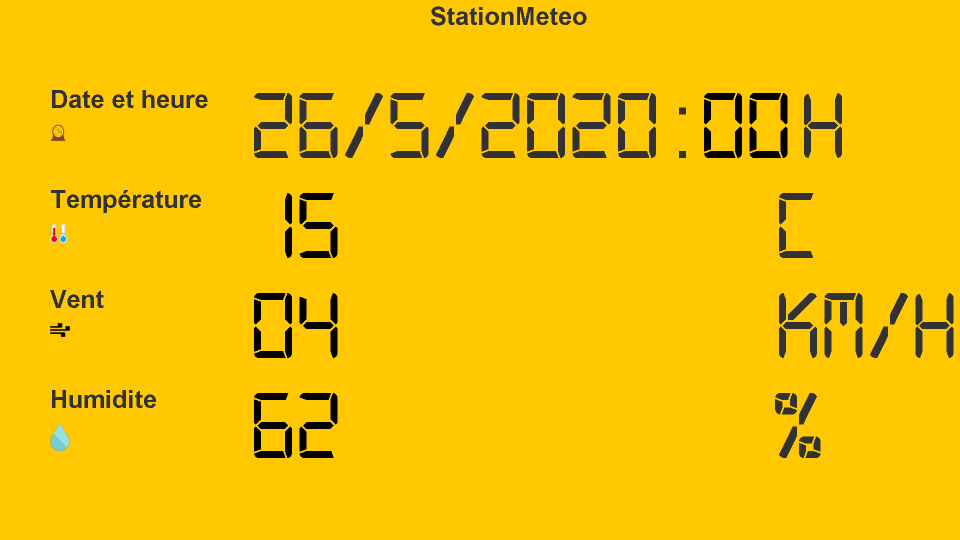
%> input picture Ressources/images/screen0.png, 1920 x 1080 px (shown at 1/2 size)
$ octave --eval "result = remplissage2;"   (GNU Octave 9; MATLAB toolbox functions it lacks are replaced by stand-ins)
%> lines starting %> are read from the running program, lines starting %| are printed output that depends on the picture; in (x1, y1, x2, y2) boxes, pixels count from 0 and x2, y2 are one past the last pixel; in counts of white or black regions, pixels touching at a corner belong together; the program's own positions count from 1
### matlab/binarize.m
%% Fonction permettant de binariser une image à l'aides fonctions matlab rgb2gray et imbinarize
% return image_bin : image binarisée


function image_finale = binarize(image)

image_gray = rgb2gray(image); % Transforme l'image couleur par une image grayscale

image_bin = imbinarize(image_gray, 0.1);% Binarize l'image grayscale

image_finale = double(imcomplement((image_bin)));

end

### matlab/remplissage2.m
%% Créer la structure avec les images à analyser :

function screen = remplissage2()
a1=double(binarize(imread('screen0.png')));
%> in binarize, `image_bin = imbinarize(image_gray, 0.1);% Binarize l'image grayscale`:
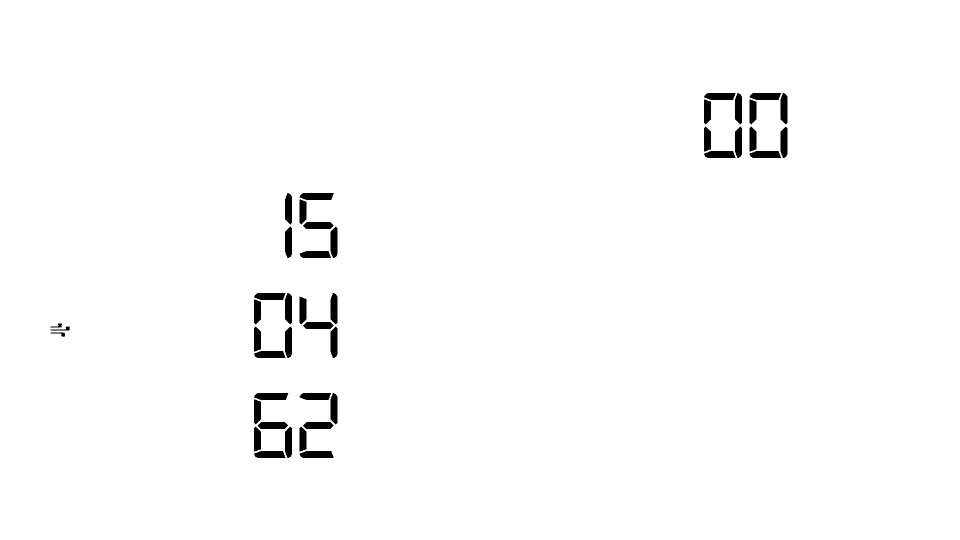
%> image_bin: size 1080x1920 logical (shown at 1/2 size); 98.6% white; 43 black regions, largest, box (x1, y1, x2, y2) and area: (599, 386, 668, 400) 866, (508, 786, 577, 800) 866, (599, 902, 667, 916) 866
a2=double(binarize(imread('screen1.png')));
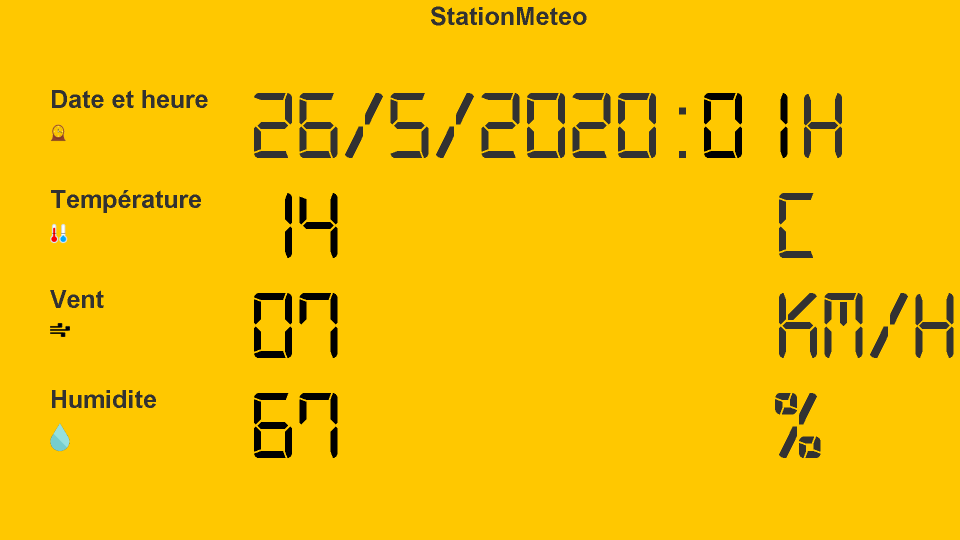
%> input picture Ressources/images/screen1.png, 1920 x 1080 px (shown at 1/2 size)
%> in binarize (call 2), `image_bin = imbinarize(image_gray, 0.1);% Binarize l'image grayscale`: image_bin: size 1080x1920 logical; 98.8% white; 37 black regions, largest, box (x1, y1, x2, y2) and area: (508, 786, 577, 800) 866, (1408, 302, 1471, 316) 791, (508, 702, 571, 716) 791
a3=double(binarize(imread('screen2.png')));
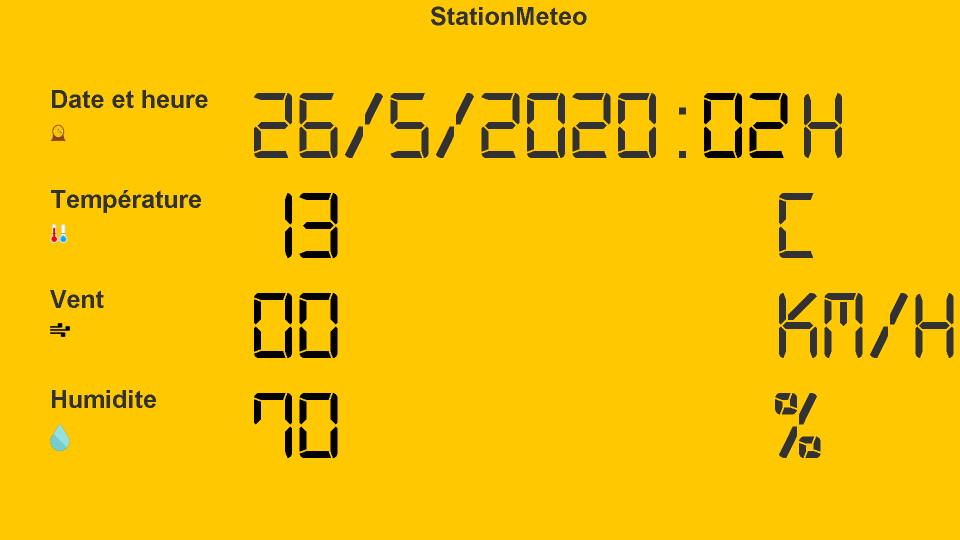
%> input picture Ressources/images/screen2.png, 1920 x 1080 px (shown at 1/2 size)
%> in binarize (call 3), `image_bin = imbinarize(image_gray, 0.1);% Binarize l'image grayscale`: image_bin: size 1080x1920 logical; 98.6% white; 43 black regions, largest, box (x1, y1, x2, y2) and area: (1499, 302, 1567, 316) 866, (1408, 302, 1471, 316) 791, (599, 502, 662, 516) 791
a4=double(binarize(imread('screen3.png')));
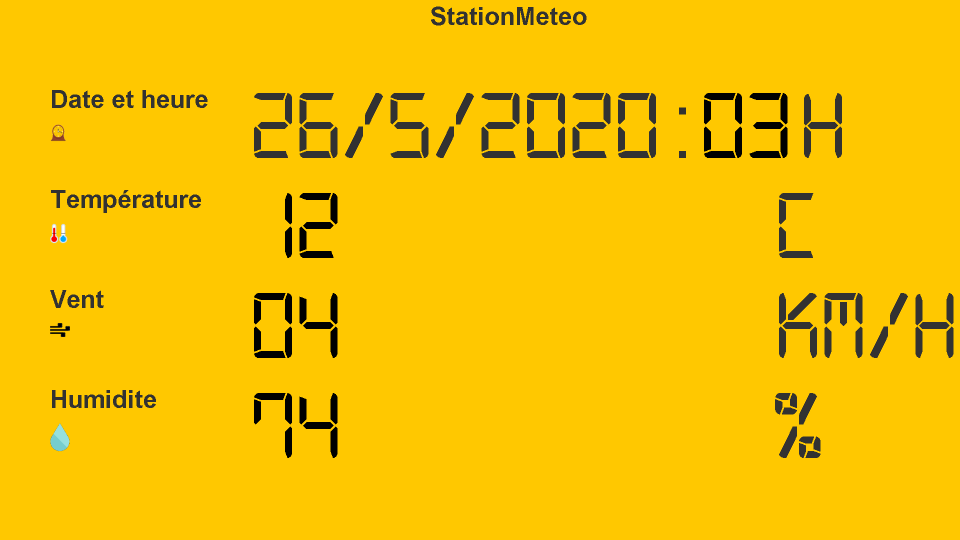
%> input picture Ressources/images/screen3.png, 1920 x 1080 px (shown at 1/2 size)
%> in binarize (call 4), `image_bin = imbinarize(image_gray, 0.1);% Binarize l'image grayscale`: image_bin: size 1080x1920 logical; 98.7% white; 39 black regions, largest, box (x1, y1, x2, y2) and area: (599, 502, 667, 516) 866, (1408, 302, 1471, 316) 791, (1499, 302, 1562, 316) 791
a5=double(binarize(imread('screen4.png')));
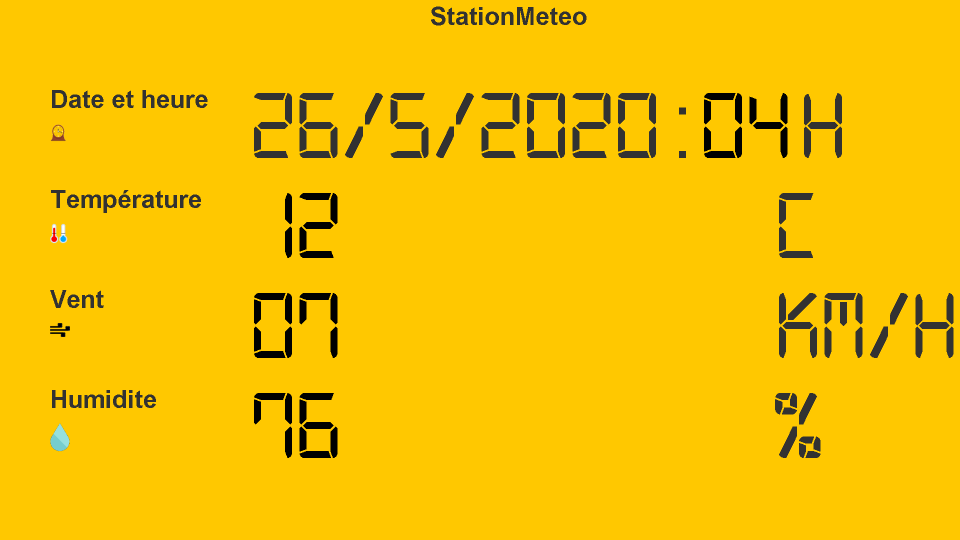
%> input picture Ressources/images/screen4.png, 1920 x 1080 px (shown at 1/2 size)
%> in binarize (call 5), `image_bin = imbinarize(image_gray, 0.1);% Binarize l'image grayscale`: image_bin: size 1080x1920 logical; 98.7% white; 40 black regions, largest, box (x1, y1, x2, y2) and area: (599, 502, 667, 516) 866, (599, 786, 668, 800) 866, (1408, 302, 1471, 316) 791
a6=double(binarize(imread('screen5.png')));
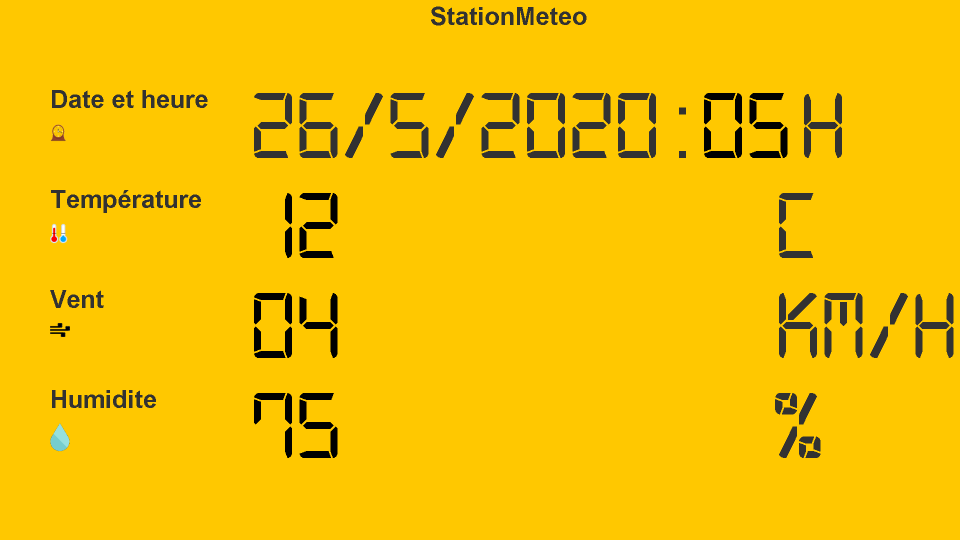
%> input picture Ressources/images/screen5.png, 1920 x 1080 px (shown at 1/2 size)
%> in binarize (call 6), `image_bin = imbinarize(image_gray, 0.1);% Binarize l'image grayscale`: image_bin: size 1080x1920 logical; 98.7% white; 40 black regions, largest, box (x1, y1, x2, y2) and area: (1499, 186, 1568, 200) 866, (599, 502, 667, 516) 866, (599, 786, 668, 800) 866
%> in binarize (call 6), `image_finale = double(imcomplement((image_bin)));`:
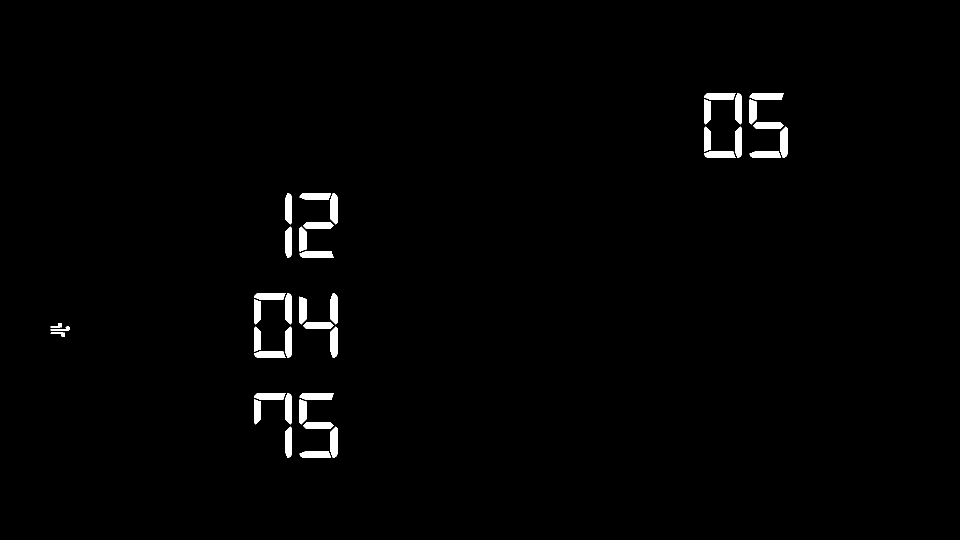
%> image_finale: size 1080x1920 double (shown at 1/2 size); values 0 (black) and 1 (white), 1.3% white; 40 white regions, largest, box (x1, y1, x2, y2) and area: (1499, 186, 1568, 200) 866, (599, 502, 667, 516) 866, (599, 786, 668, 800) 866
%> (the run ends here)
